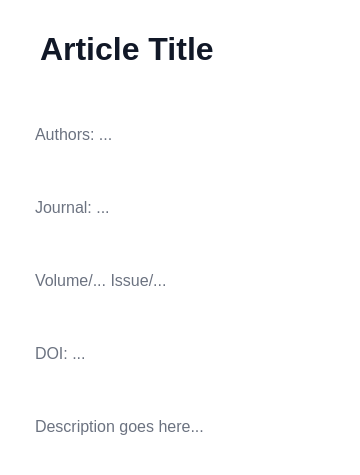
<?xml version="1.0" encoding="UTF-8"?>
<ui version="4.0">
 <class>ArticleCard</class>
 <widget class="QWidget" name="ArticleCard">
  <property name="geometry">
   <rect>
    <x>0</x>
    <y>0</y>
    <width>360</width>
    <height>220</height>
   </rect>
  </property>
  <property name="styleSheet">
   <string>
    QWidget {
      background: #ffffff;
      border-radius: 12px;
      box-shadow: 0 4px 12px rgba(0, 0, 0, 0.05);
      padding: 20px;
      font-family: 'Poppins', sans-serif;
    }
    QLabel#headlineLabel {
      font-weight: 700;
      font-size: 24pt;
      color: #111827;
      margin-bottom: 12px;
    }
    QLabel#authorLabel, QLabel#journalLabel, QLabel#volumeIssueLabel, QLabel#doilabel, QLabel#descriptionLabel {
      font-weight: 400;
      font-size: 12pt;
      color: #6b7280;
      margin-bottom: 8px;
    }
   </string>
  </property>
  <layout class="QVBoxLayout" name="verticalLayout">
   <item>
    <widget class="QLabel" name="headlineLabel">
     <property name="text">
      <string>Article Title</string>
     </property>
    </widget>
   </item>
   <item>
    <widget class="QLabel" name="authorLabel">
     <property name="text">
      <string>Authors: ...</string>
     </property>
    </widget>
   </item>
   <item>
    <widget class="QLabel" name="journalLabel">
     <property name="text">
      <string>Journal: ...</string>
     </property>
    </widget>
   </item>
   <item>
    <widget class="QLabel" name="volumeIssueLabel">
     <property name="text">
      <string>Volume/... Issue/...</string>
     </property>
    </widget>
   </item>
   <item>
    <widget class="QLabel" name="doilabel">
     <property name="text">
      <string>DOI: ...</string>
     </property>
    </widget>
   </item>
   <item>
    <widget class="QLabel" name="descriptionLabel">
     <property name="text">
      <string>Description goes here...</string>
     </property>
     <property name="wordWrap">
      <bool>true</bool>
     </property>
    </widget>
   </item>
  </layout>
 </widget>
 <resources/>
 <connections/>
</ui>
